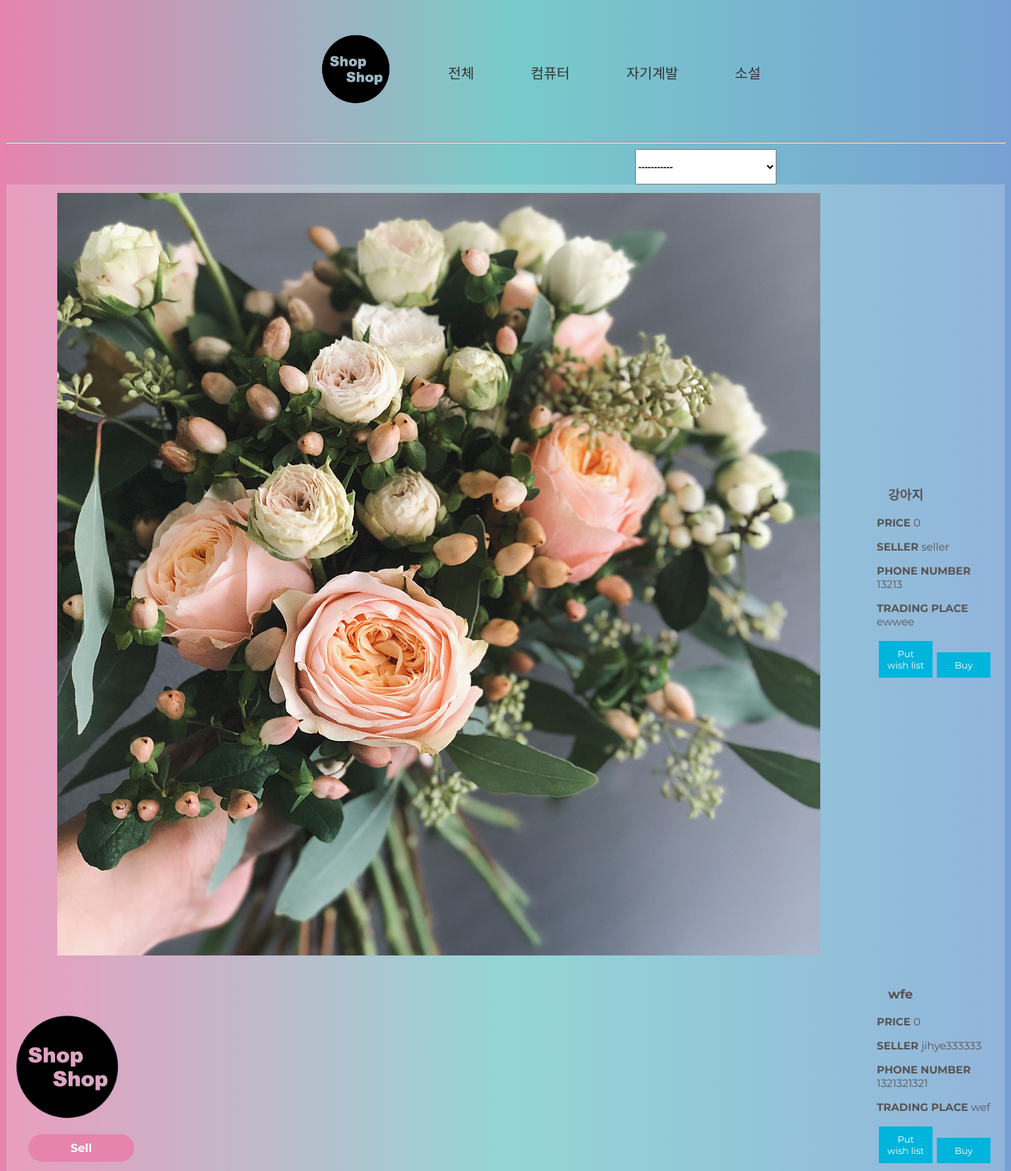
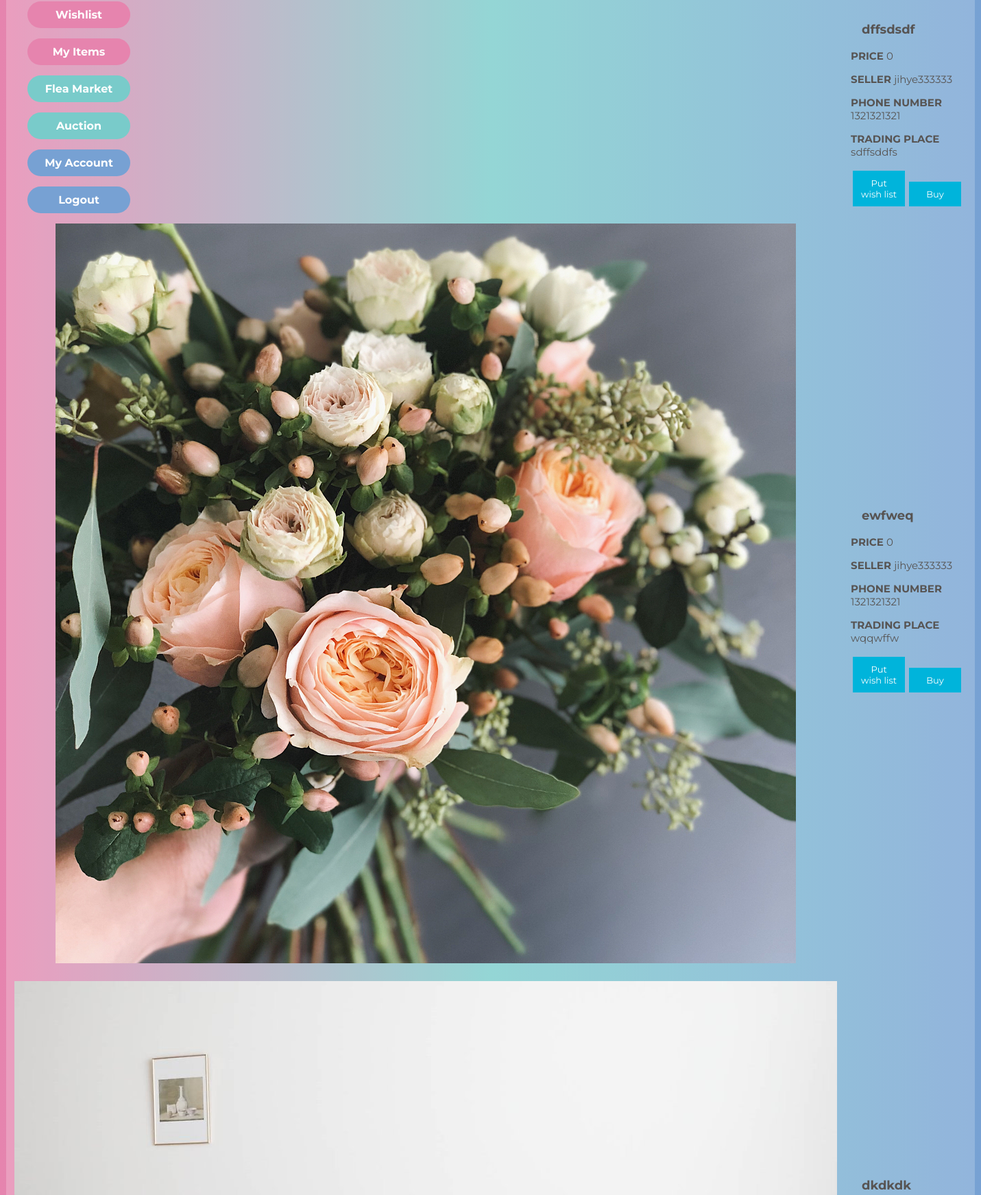
The page /market/ (signed in, upper part) on the database its author committed (2 pictures, top to bottom).
### home/models.py (models this page shows)
class Product(models.Model):
	SELLTYPES = (('F', 'Flea'), ('A', 'Auction'))
	selltype = models.CharField(max_length=1, default='F', choices=SELLTYPES)
	STATUSTYPES = (('S', 'Sold'), ('E', 'Expired'), ('R', 'Running')) # 팔림, 안팔림, 현재진행형
	statustype = models.CharField(max_length=1, default='R', choices=STATUSTYPES)
	EXPIREDATE = ((datetime.now() + timedelta(days=3), '3 Days'), (datetime.now() + timedelta(days=7), '7 days'),
	(datetime.now() + timedelta(days=30), '30 days'))
	expire = models.DateTimeField(default=datetime.now() + timedelta(days=1), choices=EXPIREDATE)
	highest_price = models.IntegerField(default=0) # auction이더라도 천장 가격 내면 바로 살 수 있게 하자
	basic_price =  models.IntegerField(default=0) #옥션이라도 최저가 쓰게 하자
	current_price = models.IntegerField(default=0) # 마지막 가격이기도 하지
	buyer = models.ForeignKey(User, on_delete=models.SET_NULL, related_name='buyer', null=True)
	seller = models.ForeignKey(User, on_delete=models.CASCADE, related_name='seller')
	pid = models.AutoField(primary_key=True)
	name = models.CharField(max_length=300)
	place = models.CharField(max_length=300)
	photo = models.ImageField(blank=True, null=True) #https://wayhome25.github.io/django/2017/05/10/media-file/
	category = models.ForeignKey(Category, on_delete=models.SET_NULL, null=True)
	explanation = models.CharField(max_length=1000, null=True) # string field 같은 게 있었나?? 찾아보기

class User(models.Model): # seller buyer 구분하지 말고 걍 둘다 가능하게 해
	rating = models.IntegerField(default=0)
	userid = models.CharField(max_length=20, primary_key=True)
	pw = models.CharField(max_length=20) # min length  같은 건 js 단에서 처리하기
	username = models.CharField(max_length=100)
	phone = models.CharField(max_length=30)

### home/views.py (the view)
# urls.py: path('market/', views.market, name='market'),
def market(request, category=''):
	userid = request.session.get('userid', False)
	if userid == False : # 로그인 안되어있으면
		return redirect('/login')
	categories = Category.objects.values('name').distinct()
	products = None
	if category == '':
		products = Product.objects.all()
	else :
		products = Product.objects.filter(category__name=category)
	return render(request, 'home/product_market.html', {'products':products, 'categories':categories})

### home/templates/home/product_market.html (shortened to what this page needs)
{% load static %}
<!DOCTYPE html>
<html lang="en" dir="ltr">
  <head>
    <link rel="stylesheet" href="{% static 'home/style_product_market.css' %}">
  </head>
  <body>
    <div class="product-page">
    <nav class="left-nav" style="font-weight: bold;position: fixed; left:0px; top:30%">
        <a href="{% url 'market' %}" target="_parent"><img src="{% static 'home/logo.png' %}" style="height:150px;" alt="LOGO_IMG"></a>
        <ul>
          <li><a class="upper" href="{% url 'sell' %}">Sell</a></li>
          <li><a class="upper" href="{% url 'wishlist' %}">Wishlist</a></li>
          <li><a class="upper"  href="{% url 'myitems' %}">My Items</a></li>
          <li><a class="lower"  href="{% url 'market' %}">Flea Market</a></li>
          <li><a class="lower"  href="{% url 'auction' %}">Auction</a></li>
          <li><a class="lowest"  href="{% url 'mypage' %}">My Account</a></li>
          <li><a class="lowest" href="{% url 'logout' %}">Logout</a></li>
        </ul>
      </nav>
      <section>
          {% include 'home/productsCategory.html' %}
        <hr>
          <div class="selectbox">
            <select id="sort-select" onchange="location=this.value;"style="width:200px;height:50px;font-weight:bold;">
              <option class="sort-nothing" value="/">-----------</option>
            </select>
          </div>
          <table class="goods_table">
            {% for obj in products %}
            <a href="{% url 'market_detail' obj.pid %}" >
              <tr onclick ="location.href='{% url 'market_detail' obj.pid %}'">
                  <td class="goods_img">
                    {% if obj.photo %}
                    <img src="{{obj.photo.url}}">
                    {% endif %}
                  </td>
                  <td class="goods_info">
                    <p class="goods_name"> {{ obj.name }} </p>
                    <div class="inf">
                        <p class="goods_price"> <strong> PRICE </strong> {{ obj.basic_price }} </p>
                        <p class="seller_name"> <strong> SELLER </strong> {{ obj.seller.username }} </p>
                        <p class="phone_number"> <strong> PHONE NUMBER </strong> {{ obj.seller.phone}} </p>
                        <p class="trading_place"> <strong> TRADING PLACE </strong> {{ obj.place }} </p>
                    </div>
                    <button type="button" class="market_btn">Put wish list</button><button type="button" class="market_btn">Buy</button>
                  </td>
                </tr>
              </a>
              {% endfor %}
          </table>
        </section>
  </div>
</body>
</html>

### home/static/home/style_product_market.css (style rules this page uses)
body { background: #77A1D3; background: -webkit-linear-gradient(to right, #E684AE, #79CBCA, #77A1D3); background: linear-gradient(to right, #E684AE, #79CBCA, #77A1D3); text-align: center; }
.left-nav { width: auto; align-content: center; display: flex; flex-direction: column; text-align: center; padding-right: 20px; }
.left-nav ul { width: 150px; display: grid; grid-gap: 15px; text-align: left; font-family: 'Montserrat', 'Nanum Gothic Coding', sans-serif; list-style: none; }
.left-nav li { text-align: center; font-family: 'Montserrat', 'Nanum Gothic Coding', sans-serif; font-size: 16px; font-weight: bold; }
.left-nav li a.upper { color: #ffffff; text-decoration: none; display: block; padding: 10px; border-radius: 25px; background-color: #E684AE; }
.left-nav li a.lower { color: #ffffff; text-decoration: none; display: block; padding: 10px; border-radius: 25px; background-color: #79CBCA; }
.left-nav li a.lowest { color: #ffffff; text-decoration: none; display: block; padding: 10px; border-radius: 25px; background-color: #77A1D3; }
.selectbox { margin-left: auto; margin-right: auto; padding-left: 40%; }
table { margin-left: auto; margin-right: auto; min-width: 450px; max-width: 60%; height: auto; background-color: rgba(255, 255, 255, 0.2); color: #575453; }
td { padding:10px; }
.goods_name { font-family: 'Montserrat', 'Nanum Gothic Coding', sans-serif; color: #575453; font-size: 18px; font-weight: bold; text-align: left; margin-left: 1rem; }
.goods_info { font-family: 'Montserrat', 'Nanum Gothic Coding', sans-serif; text-align:left; font-size: 15px; padding-left:0.5rem; }
.market_btn { font-family: 'Montserrat', 'Nanum Gothic Coding', sans-serif; outline: 0; background: #00B4DB; width: 45%; border: 0; padding: 10px; color: #ffffff; margin:3px; font-size: 13px; -webkit-transition: all 0.3 ease; transition: all 0.3 ease; cursor: pointer; }

### rows shown on the page
Product: photo (picture), name "강아지", basic_price "0", seller.username "seller", seller.phone "13213", place "ewwee"
Product: name "wfe", basic_price "0", seller.username "jihye333333", seller.phone "1321321321", place "wef"
Product: name "dffsdsdf", basic_price "0", seller.username "jihye333333", seller.phone "1321321321", place "sdffsddfs"
Product: photo (picture), name "ewfweq", basic_price "0", seller.username "jihye333333", seller.phone "1321321321", place "wqqwffw"
Product: photo (picture), name "dkdkdk"

### other values the page prints
{{ obj.name }} "컴퓨터" "자기계발" "소설"
